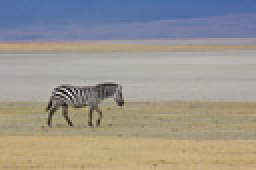
#> input picture pset1/Input/in.png, 128 x 85 px (shown 2 times larger)
$ python -i a12Help.py   (imports and definitions only)
#> lines starting #> are read from the running program, lines starting #| are printed output that depends on the picture; after the words box and inside, x2 and y2 are one past the last pixel; in counts of white or black regions, pixels touching at a corner belong together
#> further down, picture is the input picture: shape (85, 128, 3); mean B, G, R 143.9, 150.6, 154
import imageIO
from imageIO import *
import a2
from a2 import *
import numpy
from numpy import *
import scipy
from scipy import signal
from scipy import ndimage
import a7help
# [1 line not run here, left out]
from a7help import *
import random as rnd
import math

Sobel=array([[-1, 0, 1], [-2, 0, 2], [-1, 0, 1]])

# [8 lines left out: function sharpnessMap, not called in this run]

def computeTensor(im, sigmaG=1, factor=4, debug=False):
#> called with sigmaG = 1, factor = 4, debug = False
    L=dot(im, array([0.3, 0.6, 0.1]))
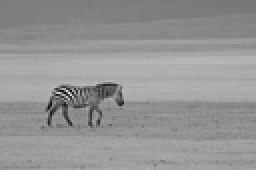
#> L: shape (85, 128) float64 (shown 2 times larger); min 0.4, max 230.6, mean 148.9
    L=L**0.5
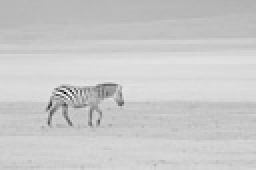
#> L: shape (85, 128) float64 (shown 2 times larger); min 0.632, max 15.19, mean 12.17; drawn with min black and max white
    L=ndimage.filters.gaussian_filter(L, sigmaG)
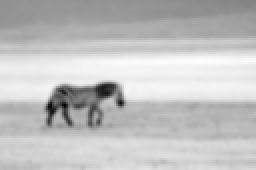
#> L: shape (85, 128) float64 (shown 2 times larger); min 8.1, max 13.47, mean 12.17; drawn with min black and max white
    gx=signal.convolve(L, Sobel, mode='same')
    gy=signal.convolve(L, Sobel.T, mode='same')

    h, w=im.shape[0], im.shape[1]
#> h = 85; w = 128

    gx[:, 0:2]=0
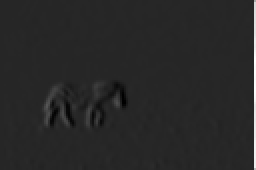
#> gx: shape (85, 128) float64 (shown 2 times larger); min -9.6, max 53.23, mean 0.4; drawn with min black and max white
    gy[0:2, :]=0
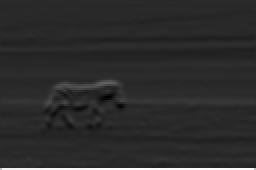
#> gy: shape (85, 128) float64 (shown 2 times larger); min -10.11, max 51.09, mean 0.5; drawn with min black and max white
    gx[:, w-2:w]=0
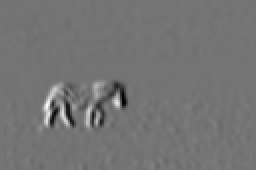
#> gx: shape (85, 128) float64 (shown 2 times larger); 1.56% of pixels changed, all inside (x1, y1, x2, y2) = (126, 0, 128, 85); drawn with min black and max white
    gy[h-2:h, :]=0
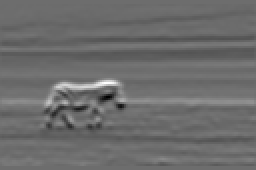
#> gy: shape (85, 128) float64 (shown 2 times larger); 2.35% of pixels changed, all inside (x1, y1, x2, y2) = (0, 83, 128, 85); drawn with min black and max white

    out = empty([L.shape[0], L.shape[1], 2, 2])

    out[:, :, 0, 0]=gy*gy
    out[:, :, 0, 1]=gy*gx
    out[:, :, 1, 0]=gy*gx
    out[:, :, 1, 1]=gx*gx

    out=ndimage.filters.gaussian_filter(out, [sigmaG*factor, sigmaG*factor, 0, 0])
    return out

# [42 lines left out: functions eigenVec, scaleImage, rotateImage, rotateBrushes, not called in this run]

>>> import cv2
>>> picture = cv2.imread('../pset1/Input/in.png')
>>> result = computeTensor(picture)

$ run again, on pset12/IMAGES/2-archie-brush-test.png
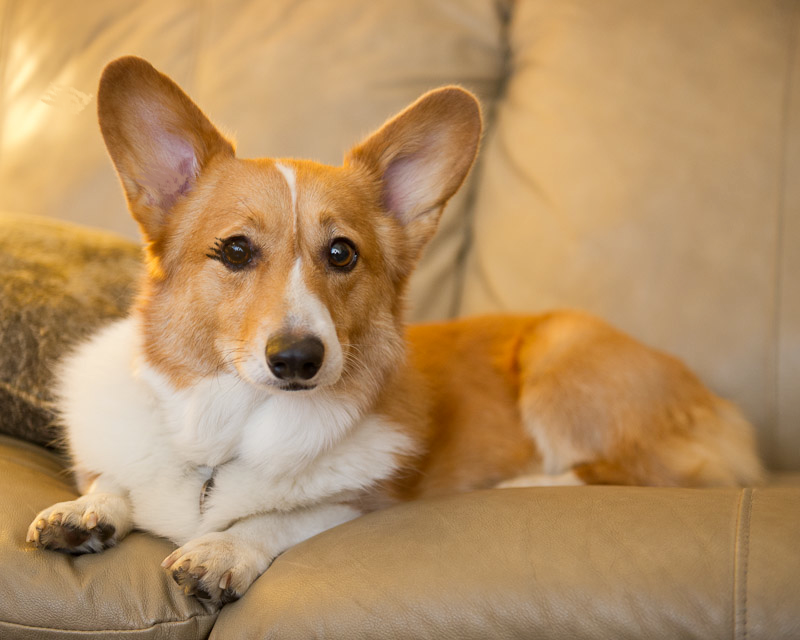
#> input picture pset12/IMAGES/2-archie-brush-test.png, 800 x 640 px
#> picture is the input picture: shape (640, 800, 3); mean B, G, R 98.8, 143, 180.2
#> in computeTensor, `gx[:, w-2:w]=0`:
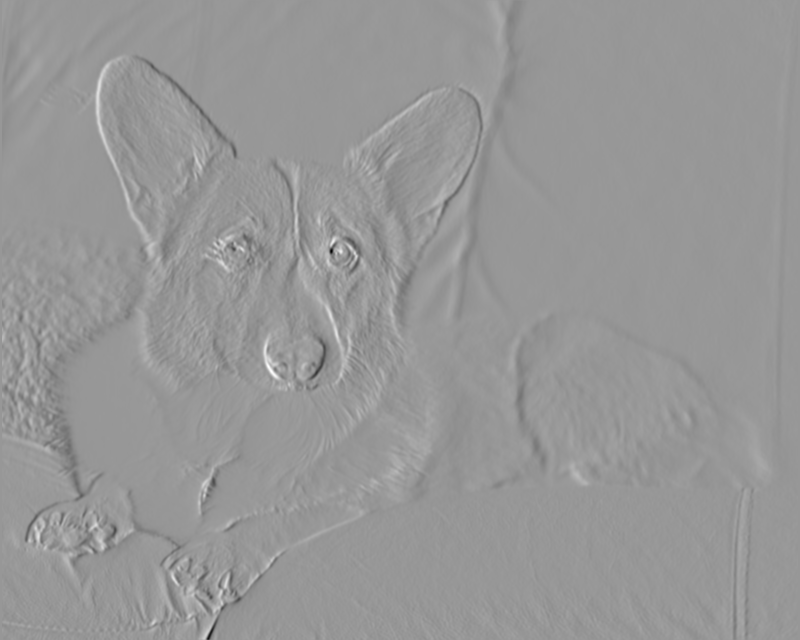
#> gx: shape (640, 800) float64; min -21.37, max 14.62, mean 0.0045; drawn with min black and max white
#> in computeTensor, `gy[h-2:h, :]=0`:
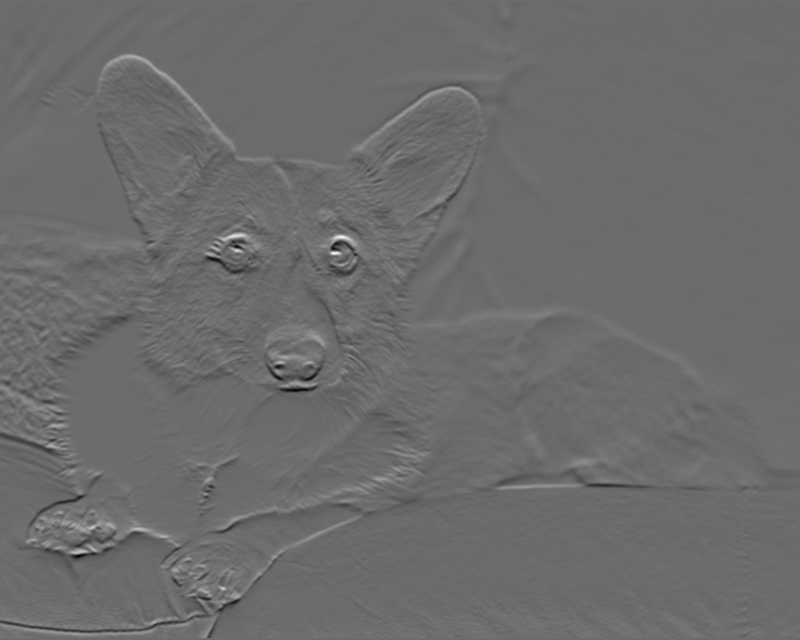
#> gy: shape (640, 800) float64; min -16.12, max 21.91, mean 0; drawn with min black and max white

$ run again, on pset12/IMAGES/3-1-castle-single-scale.png
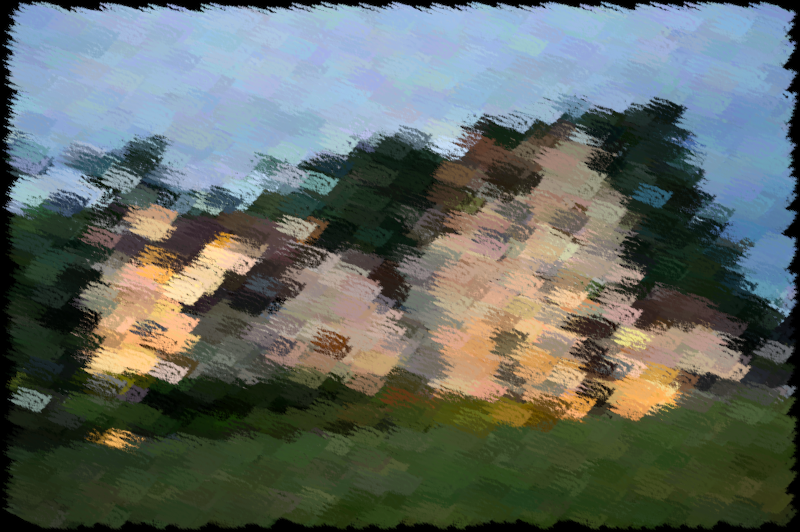
#> input picture pset12/IMAGES/3-1-castle-single-scale.png, 800 x 532 px
#> picture is the input picture: shape (532, 800, 3); mean B, G, R 100, 105.7, 97.5
#> in computeTensor, `L=L**0.5`:
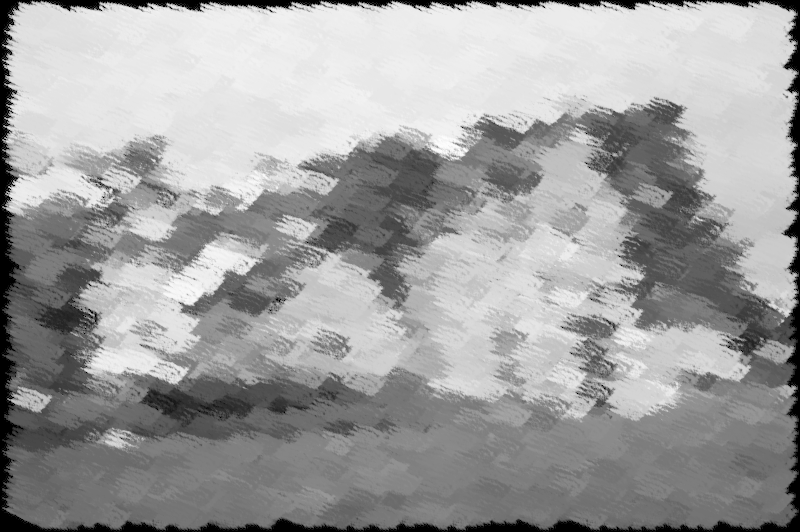
#> L: shape (532, 800) float64; min 0, max 15.12, mean 9.48; drawn with min black and max white
#> in computeTensor, `gy=signal.convolve(L, Sobel.T, mode='same')`:
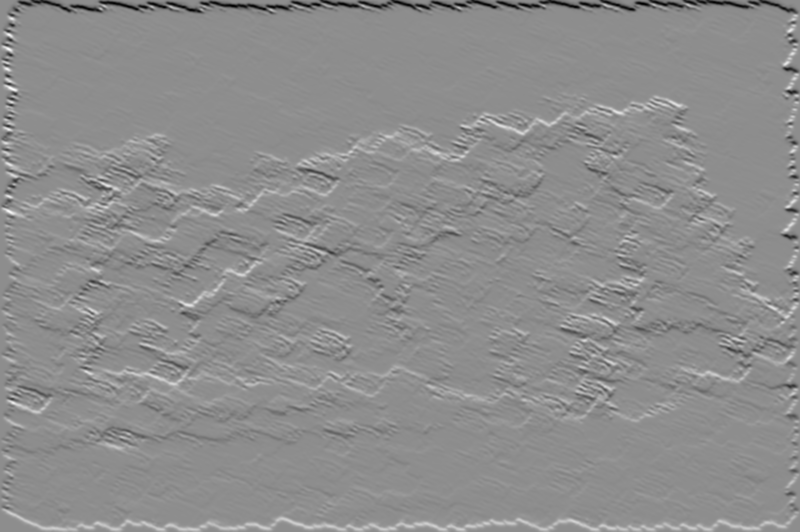
#> gy: shape (532, 800) float64; min -32.15, max 25.73, mean 0; drawn with min black and max white
